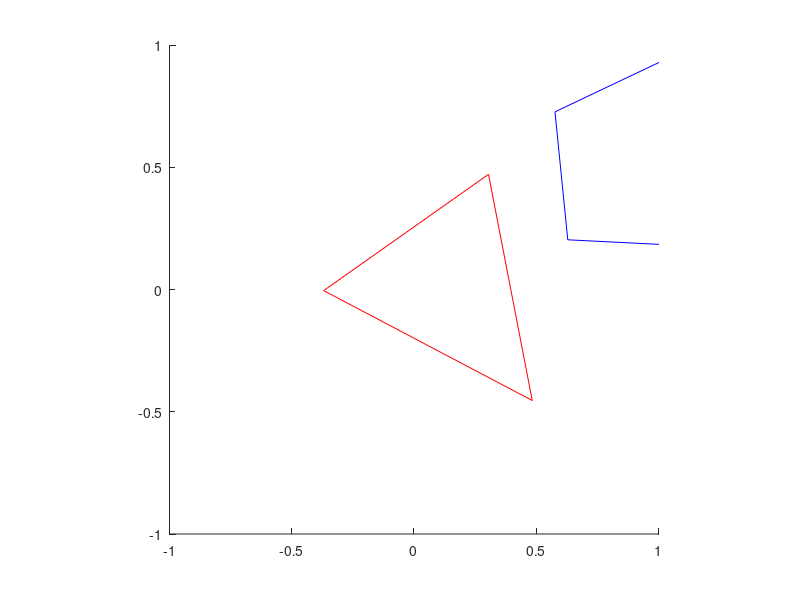

Here is the MATLAB script that generated this plot: (Note: this script raises an error after producing the figure.)
clf;
% x = 0.25*[-1 1; -1 -1; 1 1; 1 -1];
x = rand(10,2)-0.5;
% x = x(convhull(x),:);
y = rand(10,2);
y = bsxfun(@plus, y, [0.5 0]);
% y = bsxfun(@plus, x, [0.5 0.5]);
y = y(convhull(y),:);
hold on;
plot(x(convhull(x),1), x(convhull(x),2), 'r');
hy = plot(y(:,1), y(:,2), 'b');
axis([-1 1 -1 1]); axis square;
%%
for i = 1:10
incollision = gjk2D(x, y);
end
if incollision, title('In collision!');
else title('Not in collision!');
end
%%
numIter = 400;
timeTaken = zeros(1,numIter);
for i = 1:numIter
    delete(hy);
    y = bsxfun(@plus, y, [-0.01 0]);
    hy = plot(y(:,1), y(:,2), 'b');
    drawnow;
    tic
    incollision = gjk2D(x, y);
    timeTaken(i) = toc;
    if incollision, title('In collision!');
    else title('Not in collision!');
    end
end
%%
% simplex = [];
% for i = 1:100
% d = 2*rand(1,2)-1;%[1 2];
% idx = getFarthestIdxInDir(x, d);
% plot(x(idx,1), x(idx,2), 'b.');
% idx = getFarthestIdxInDir(y, -d);
% plot(y(idx,1), y(idx,2), 'r.');
% simplex = cat(1,simplex,getSupport(x,y,d));
% end
% simplex = simplex(convhull(simplex),:);
% plot(simplex(:,1), simplex(:,2), 'g');